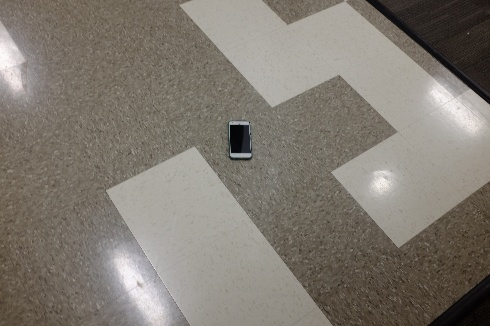
#> input picture find_phone/10.jpg, 490 x 326 px, given in place of 51.jpg, which was not available
$ python train_phone_finder.py find_phone/10.jpg
#> lines starting #> are read from the running program, lines starting #| are printed output that depends on the picture; pictures that were not available may be replaced by others from this repository, and a replacement may not be noted
#> (reads find_phone/labels.txt from the repository)
# -*- coding: utf-8 -*-
"""
Created on Tue Oct 16 16:38:59 2018
@author: KUBER REDDY
"""


#%% Import the required modules
import sys
import os
import numpy as np
import cv2 as cv
import matplotlib.pyplot as plt
import pandas as pd
from sklearn.decomposition import PCA

#%%
## Get the Current Working directory
mycwd = os.getcwd()

## Retrieving the folder path argument
arglist  = sys.argv[1]

## Change the directory to the folder path
os.chdir(arglist)

#%% Defining the required functions

## Normalization function and retreiving the orginal coordinates in an image
def original_coordinates(x, y, img):
    num_rows, num_cols = img.shape[:2]
    col_j = x*(num_cols-1)
    row_i = y*(num_rows-1)
    return col_j,row_i

## Function to convert to the Normalized coordinates in an image
# [5 lines left out: function Normalized_coordinates, not called in this run]

## Define the function to Convert to gray scale image
def color_to_gray(color_img):
    gray = cv.cvtColor(color_img, cv.COLOR_BGR2GRAY)
    return gray

#%% For Training Images, Extracting the feature vectors
def feature_extraction_train(image_list):
    num = 0
    all_features = np.zeros((3600,1))
    for i in range(0,len(image_list)-20):
        each_image = cv.imread(image_list[i])
#> each_image is the input picture: shape (326, 490, 3); mean B, G, R 113.4, 122.2, 128.4
        X_center,Y_center = image_XY['X'][i],image_XY['Y'][i]

    # Finding the original coordinates of the center of phone for Image
        row_num,col_num = original_coordinates(X_center, Y_center, each_image)
#> row_num = 116.8; col_num = 195.4

    # Converting to gray scale image for every image
        gray_image = color_to_gray(each_image)

    # Cropping the image to visualize the phone (Optimized the localization)
        try:
            cropped_image = gray_image[int(col_num)-30:int(col_num)+30,int(row_num)-30:int(row_num)+30]
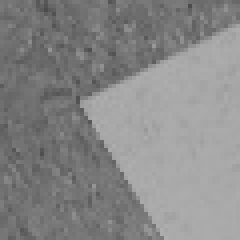
#> cropped_image: shape (60, 60) (shown 4 times larger); min 75, max 175, mean 135.1
            feature_Vectors = cropped_image

    # Reshaping the cropped image to a n-dimensional vector
            feature_Vectors = np.array(feature_Vectors).reshape(3600,1)
#> feature_Vectors = 3600 values, max 175 at index 3581, min 75 at index 107, mean 135.1

    # Appending to the list of feature_Vectors for all the images
            all_features = np.append(all_features,feature_Vectors, axis=1)
#> all_features = 3600 pairs, first value 0 to 0, second value 75 to 175
        except Exception as e:
            print(image_list[i])
            num += 1
            continue
#> pass 2 of the loop in feature_extraction_train, `for i in range(0,len(image_list)-20):`:
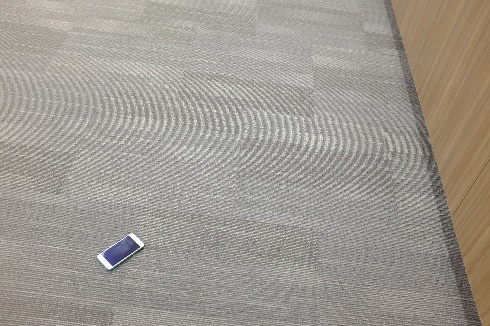
#> input picture find_phone/103.jpg, 490 x 326 px, given in place of 95.jpg, which was not available
#> in feature_extraction_train, each_image is the input picture: shape (326, 490, 3); mean B, G, R 145.2, 152.9, 158.2
#> row_num = 124.7; col_num = 101.7
#> in color_to_gray (call 2), `gray = cv.cvtColor(color_img, cv.COLOR_BGR2GRAY)`:
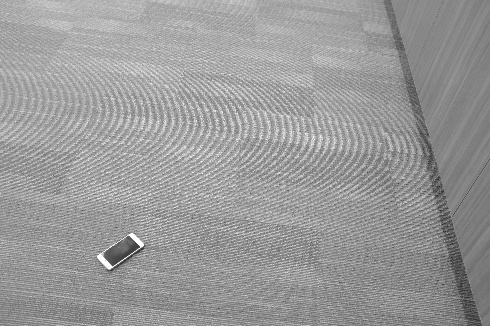
#> gray: shape (326, 490); min 28, max 255, mean 153.6
#> in feature_extraction_train, `cropped_image = gray_image[int(col_num)-30:int(col_num)+30,int(row_num..`:
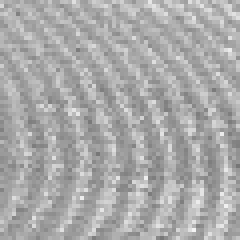
#> cropped_image: shape (60, 60) (shown 4 times larger); min 118, max 243, mean 170
#> feature_Vectors = 3600 values, max 243 at index 3468, min 118 at index 2519, mean 170
    return all_features

## Preprocessing the feature vectors to obtain the right features using Principal Component Analysis

# [84 lines left out: functions PCA_features, percent_true, not called in this run]


#%%
def main():
    global image_XY

    ## Creating a pandas data frame from the labels.txt file in the folder
    image_XY = pd.read_csv('labels.txt', sep=" ", header=None, names=["IMG","X","Y"])

    ## Intoducing the list of strings for the images in the folder
    image_list = []
    for i in range(0,len(image_XY['IMG'])):
        image_list.append(image_XY['IMG'][i])
    print(image_list) # print the image list

    ## Feature Extraction
    all_features = feature_extraction_train(image_list)
    all_features = np.delete(all_features,0,1)
    print(all_features.shape)

    ## Feature Preprocessing
    all_features_new = PCA_features(all_features)
    print(all_features_new)

    ## Calculating the detection % on labeled data set
    correct_perc = percent_true(image_list)
    print("Detection % on provided labeled dataset:", correct_perc)
    return all_features_new


if __name__ =='__main__':
#> (the run stopped early here; a loop or call above may not have finished)
